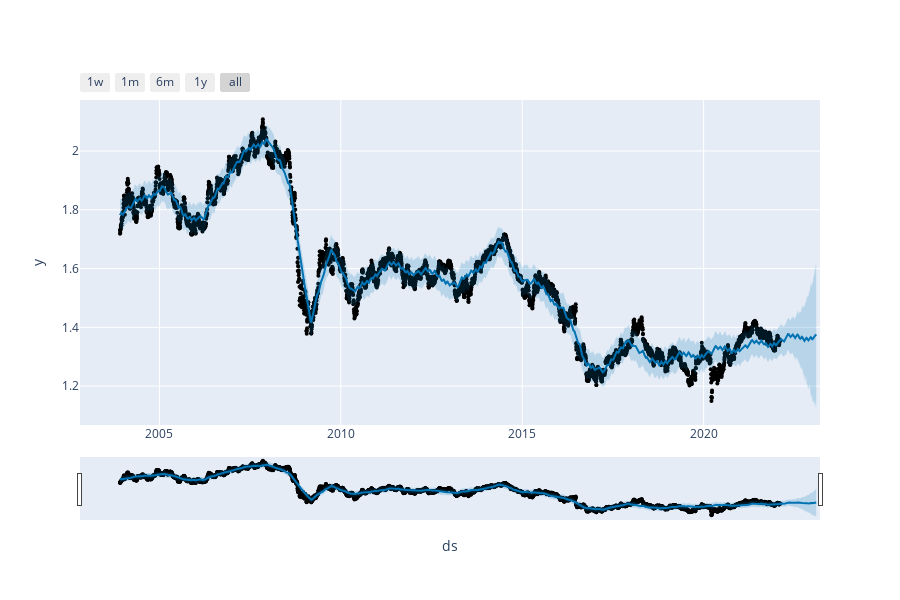

Here is the notebook cell this chart was saved with:
### Code cell
from prophet.plot import plot_plotly, plot_components_plotly
from markets import Market, Currency
from predictor import Predictor

gbp = Market(Currency.GBP, "gbpmax.csv")

p = Predictor(gbp)

p.load()

p.make_forecast(365)

plot_plotly(p.m, p.forecast)

### Figure 1 — Plotly figure (JSON) as saved in the notebook; plotly's stock layout.template omitted (floating-point values rounded to 4 significant figures; data arrays with more than 128 entries replaced by an {"elided": "..."} marker saying what was removed)
{"data": [{"marker": {"color": "black", "size": 4}, "mode": "markers", "name": "Actual", "x": {"elided": "4731 str values"}, "y": {"elided": "4731 float values"}, "type": "scatter"}, {"hoverinfo": "skip", "line": {"width": 0}, "mode": "lines", "x": {"elided": "4992 str values"}, "y": {"elided": "4992 float values"}, "type": "scatter"}, {"fill": "tonexty", "fillcolor": "rgba(0, 114, 178, 0.2)", "line": {"color": "#0072B2", "width": 2}, "mode": "lines", "name": "Predicted", "x": {"elided": "4992 str values"}, "y": {"elided": "4992 float values"}, "type": "scatter"}, {"fill": "tonexty", "fillcolor": "rgba(0, 114, 178, 0.2)", "hoverinfo": "skip", "line": {"width": 0}, "mode": "lines", "x": {"elided": "4992 str values"}, "y": {"elided": "4992 float values"}, "type": "scatter"}], "layout": {"height": 600, "showlegend": false, "width": 900, "xaxis": {"rangeselector": {"buttons": [{"count": 7, "label": "1w", "step": "day", "stepmode": "backward"}, {"count": 1, "label": "1m", "step": "month", "stepmode": "backward"}, {"count": 6, "label": "6m", "step": "month", "stepmode": "backward"}, {"count": 1, "label": "1y", "step": "year", "stepmode": "backward"}, {"step": "all"}]}, "rangeslider": {"visible": true}, "title": {"text": "ds"}, "type": "date"}, "yaxis": {"title": {"text": "y"}}}}
